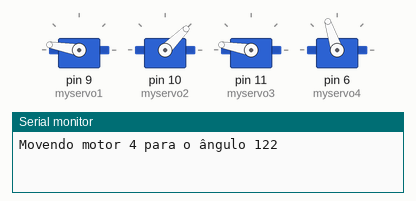
The program below on a simulated Arduino Uno, built with avr-gcc and run on an emulated ATmega328P. Shown: 4 × servo, the last lines printed to the serial monitor.

Above: at 3.75 s.
At 8.33 s:
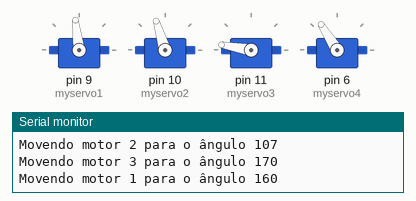
At 12.6 s:
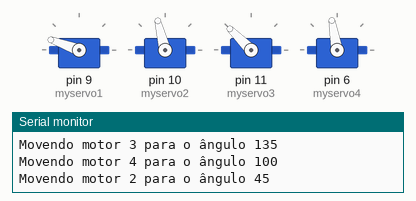
At 22.09 s:
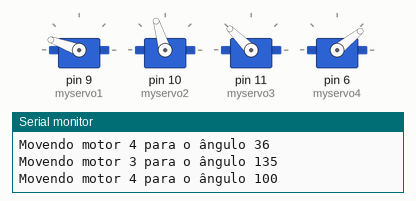
At 31.07 s:
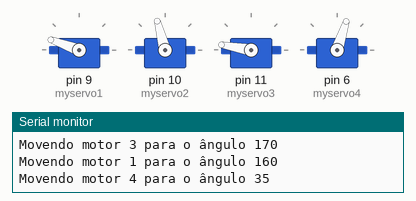
At 39.73 s:
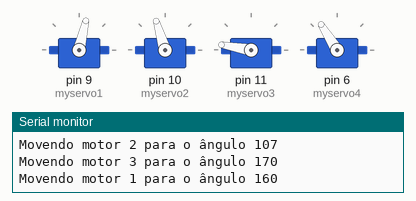
Timing chart, 0 to 40.0 s (numbered marks = the images above):
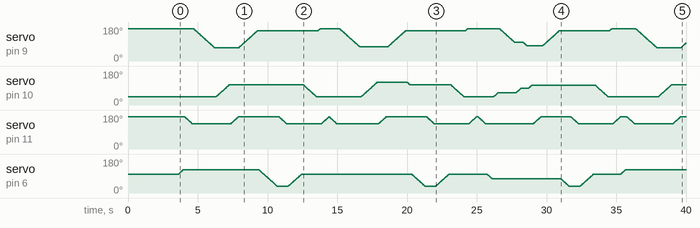

The program:

main.cpp
```cpp
#include <Arduino.h>
#include <Servo.h>

Servo myservo1; // cria o objeto servo para controlar um servo
Servo myservo2; // cria o objeto servo para controlar um servo
Servo myservo3; // cria o objeto servo para controlar um servo
Servo myservo4; // cria o objeto servo para controlar um servo

int pos = 0;    // variável para armazenar a posição do servo

int motor = 0;  // variável para armazenar o motor
int angle = -1; // variável para armazenar o ângulo do motor

// Move os servos suavemente através da lista de dispositivos conectados e os escreve na porta serial
void moveServo(int motor, int angle) {
  if (motor >= 1 && motor <= 4 && angle >= 0 && angle <= 180) {
    Serial.print("Movendo motor ");
    Serial.print(motor);
    Serial.print(" para o ângulo ");
    Serial.println(angle);
  }

  if (motor == 1) {
    if (angle >= myservo1.read()){
      for (pos = myservo1.read(); pos <= angle; pos += 1) {
        // em passos de 1 grau
        myservo1.write(pos);             // diz ao servo para ir para a posição na variável 'pos'
        delay(15);                       // espera 15 ms para o servo atingir a posição
      }
    } else {
      for (pos = myservo1.read(); pos >= angle; pos -= 1) {
        myservo1.write(pos);             // diz ao servo para ir para a posição na variável 'pos'
        delay(15);                       // espera 15 ms para o servo atingir a posição
      }
    }
  } else if (motor == 2) {
    if (angle >= myservo2.read()){
      for (pos = myservo2.read(); pos <= angle; pos += 1) {
        // em passos de 1 grau
        myservo2.write(pos);             // diz ao servo para ir para a posição na variável 'pos'
        delay(15);                       // espera 15 ms para o servo atingir a posição
      }
    } else {
      for (pos = myservo2.read(); pos >= angle; pos -= 1) {
        myservo2.write(pos);             // diz ao servo para ir para a posição na variável 'pos'
        delay(15);                       // espera 15 ms para o servo atingir a posição
      }
    }
  } else if (motor == 3) {
    if (angle >= myservo3.read()){
      for (pos = myservo3.read(); pos <= angle; pos += 1) {
        // em passos de 1 grau
        myservo3.write(pos);             // diz ao servo para ir para a posição na variável 'pos'
        delay(15);                       // espera 15 ms para o servo atingir a posição
      }
    } else {
      for (pos = myservo3.read(); pos >= angle; pos -= 1) {
        myservo3.write(pos);             // diz ao servo para ir para a posição na variável 'pos'
        delay(15);                       // espera 15 ms para o servo atingir a posição
      }
    }
  } else if (motor == 4) {
    if (angle >= myservo4.read()){
      for (pos = myservo4.read(); pos <= angle; pos += 1) {
        // em passos de 1 grau
        myservo4.write(pos);             // diz ao servo para ir para a posição na variável 'pos'
        delay(15);                       // espera 15 ms para o servo atingir a posição
      }
    } else {
      for (pos = myservo4.read(); pos >= angle; pos -= 1) {
        myservo4.write(pos);             // diz ao servo para ir para a posição na variável 'pos'
        delay(15);                       // espera 15 ms para o servo atingir a posição
      }
    }
  }
}

// Reseta todos os servos para suas posições centrais
void resetServo(){
  moveServo(4, 100); // define a posição central
  delay(100); // espera 100 ms
  moveServo(2, 45); // define a posição central
  delay(100); // espera 100 ms
  moveServo(1, 170); // define a posição central
  delay(100); // espera 100 ms
  moveServo(3, 170); // define a posição central
}

// Move a garra para a posição desejada
void moveClaw(bool move){
  if (move) { // Abre a garra para a posição desejada se o argumento for == true
    moveServo(3, 135);
  } else { // Fecha a garra para a posição desejada se o argumento for == false
    moveServo(3, 170);
  }
}

// Pega a peça 1
void PickupPiece1(){
  // Pega a peça
  moveServo(4, 122);
  delay(100);
  moveClaw(true);
  delay(100);
  moveServo(1, 70);
  delay(100);
  moveServo(2, 107);
  delay(100);
  moveClaw(false);

  // Move a peça para a caixa
  moveServo(1, 160);
  delay(100);
  moveServo(4, 35);
  delay(100);
  moveClaw(true);
  delay(100);
}

// Pega a peça 2
void PickupPiece2(){
  // Pegou a peça
  moveClaw(true);
  delay(100);
  moveServo(4, 100);
  delay(100);
  moveServo(1, 75);
  delay(100);
  moveServo(2, 120);
  delay(100);
  moveClaw(false);
  delay(100);

  // Move a peça para a caixa
  moveServo(1, 160);
  delay(100);
  moveServo(2, 107);
  delay(100);
  moveServo(4, 36);
  delay(100);
  moveClaw(true);
  delay(100);

}

// Pega a peça 3
void PickupPiece3(){
  // Pega a peça
  delay(100);
  moveClaw(true);
  delay(100);
  moveServo(4, 75);
  delay(100);
  moveServo(2, 65);
  delay(100);
  moveServo(1, 100);
  delay(100);
  moveServo(2, 90);
  delay(100);
  moveServo(1, 80);
  delay(100);
  moveServo(2, 105);
  delay(100);
  moveClaw(false);
  delay(100);

  // Move a peça para a caixa
  moveServo(1, 160);
  delay(100);
  moveServo(4, 35);
  delay(100);
  moveClaw(true);
  delay(100);
}

bool stopMove = false; // true se o movimento da peça deve parar a animação de movimento

void setup() {
  resetServo();
  myservo1.attach(9);  // conecta o servo no pino 9 (esquerdo) ao objeto servo
  myservo2.attach(10); // conecta o servo no pino 10 (direito) ao objeto servo
  myservo3.attach(11); // conecta o servo no pino 11 (garra) ao objeto servo
  myservo4.attach(6);  // conecta o servo no pino 6 (base) ao objeto servo

  Serial.begin(9600); // porta serial conectada
}

void loop() {
  while (!stopMove) {
    // Repete o movimento das peças 3 vezes
    for (int i = 0; i < 3; i++) {
      PickupPiece1();
      resetServo();
      PickupPiece2();
      resetServo();
      PickupPiece3();
      resetServo();
    }
    stopMove = true; // Para o movimento depois que todas as peças forem movidas para a caixa repetidamente
  }
}
```
